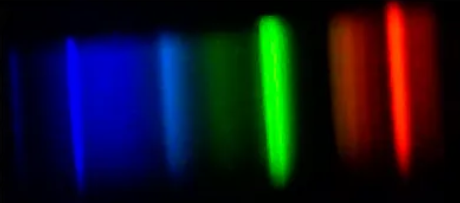
#> input picture samples/sample_spectrum.png, 460 x 203 px; its folder holds only this picture in this run
$ python -i pyspectrometer_image_folder.py   (imports and definitions only)
#> lines starting #> are read from the running program, lines starting #| are printed output that depends on the picture; after the words box and inside, x2 and y2 are one past the last pixel; in counts of white or black regions, pixels touching at a corner belong together
#!/usr/bin/python3
'''
PySpectrometer - Image Folder Edition
Based on: Python Picam/Webcam Spectrometer, Les Wright May 2021
          V3.1 modifications, Florian Ragwitz

*** MODIFIED VERSION ***
This version replaces the live camera feed with static spectrum images
loaded from a folder or single file on disk. This lets you calibrate and analyze
previously captured spectrum photos when you don't have a spectrometer
unit connected.

Usage:
    python pyspectrometer_image_folder.py --folder /path/to/images
    python pyspectrometer_image_folder.py --folder /path/to/image.png
    python pyspectrometer_image_folder.py --folder /path/to/images -c 72:400,304:530

Controls:
    Open Folder   - choose a folder of images
    Open Image    - choose a single image file
    < Prev / Next >  - step through images in the folder
    Click graph   - set calibration points
    Calibrate     - lock in wavelength calibration from two points/values
    Clear         - reset calibration points to click new ones
    Peak Width / Threshold / Filter - peak-detection controls
    Peak Hold     - accumulate max intensity across images
    Snapshot      - save current graph as .jpg and data as .csv
'''

import os
import csv
import glob
import re
import tkinter
import tkinter.font as tkFont
from tkinter import filedialog, messagebox
import cv2
import PIL.Image
import PIL.ImageTk
import PIL.ImageOps
import time
import numpy as np
from scipy.signal import savgol_filter
import peakutils
import argparse

IMAGE_EXTENSIONS = (
    '.jpg', '.jpeg', '.png', '.bmp', '.tif', '.tiff',
    '.webp', '.jfif', '.ppm', '.pgm', '.pbm', '.gif'
)


class App:
    DEFAULT_CALIBRATION = ((72, 405), (304, 532))

    def __init__(self, args, window, window_title):
        self.window = window

        self.window.geometry("660x615")
        self.window.resizable(width=False, height=False)
        self.window.title(window_title)
        self.def_font = tkinter.font.nametofont("TkDefaultFont")
        self.def_font.config(size=9)

        initial_cal = args.calibration or App.DEFAULT_CALIBRATION
        self.src = ImageSpectrometer(initial_cal)

        # Canvas image IDs for efficient item reuse
        self.img_id0 = None
        self.img_id1 = None
        self.photo = None
        self.photo2 = None

        # Calibration point tracking
        self.point1 = initial_cal[0][0]
        self.point2 = initial_cal[1][0]

        # [16 lines left out: functions select_points, clear_points, not called in this run]

        def peakwidth(event):
            setattr(self.src, 'mindist', event)

        def peakthresh(event):
            setattr(self.src, 'thresh', event)

        def savfilter(event):
            setattr(self.src, 'savpoly', event)

        # [34 lines left out: functions snapshot, peakhold, not called in this run]

        def prev_image():
            self.src.prev_image()
            self.update_filename_label()

        def next_image():
            self.src.next_image()
            self.update_filename_label()

        # ---------------- Frames ----------------
        self.top_frame = tkinter.Frame(window, width=640, height=240)
        self.top_frame.grid(row=0, column=0, padx=10, pady=5)
        self.mid_frame = tkinter.Frame(window, width=640, height=30)
        self.mid_frame.grid(row=1, column=0, padx=10, pady=0)
        self.bottom_frame = tkinter.Frame(window, width=640, height=255)
        self.bottom_frame.grid(row=2, column=0, padx=10, pady=5)

        # Control frame (calibration UI)
        self.control_frame = tkinter.Frame(self.top_frame, width=324)
        self.control_frame.grid(row=0, column=0, padx=0, pady=0)

        # Folder & file picker buttons
        self.btn_subframe = tkinter.Frame(self.control_frame)
        self.btn_subframe.grid(row=0, column=0, columnspan=3, pady=(0, 10), sticky='we')
        self.folderbtn = tkinter.Button(self.btn_subframe, text="Open Folder...", width=14, command=self.open_folder)
        self.folderbtn.pack(side=tkinter.LEFT, padx=(0, 4), expand=True, fill=tkinter.X)
        self.filebtn = tkinter.Button(self.btn_subframe, text="Open Image...", width=14, command=self.open_file)
        self.filebtn.pack(side=tkinter.LEFT, padx=(4, 0), expand=True, fill=tkinter.X)

        self.lbl1 = tkinter.Label(self.control_frame, text="Wavelength 1:")
        self.lbl1.grid(row=1, column=0)
        self.lbl2 = tkinter.Label(self.control_frame, text="Wavelength 2:")
        self.lbl2.grid(row=2, column=0)
        self.txt1 = tkinter.Entry(self.control_frame, width=6)
        self.txt1.grid(row=1, column=1, sticky='w')
        self.txt2 = tkinter.Entry(self.control_frame, width=6)
        self.txt2.grid(row=2, column=1, sticky='w')
        self.marker1 = tkinter.Label(self.control_frame, text=str(initial_cal[0][0]), width=19, borderwidth=2, relief="sunken")
        self.marker1.grid(row=1, column=2, padx=0, pady=5)
        self.marker2 = tkinter.Label(self.control_frame, text=str(initial_cal[1][0]), width=19, borderwidth=2, relief="sunken")
        self.marker2.grid(row=2, column=2, padx=0, pady=5)
        self.txt1.insert(0, str(initial_cal[0][1]))
        self.txt2.insert(0, str(initial_cal[1][1]))

        self.calbutton = tkinter.Button(self.control_frame, text="Calibrate", width=8, fg="yellow", bg="red", activebackground='red', command=self.calibrate)
        self.calbutton.grid(row=4, column=0, columnspan=1, pady=8)
        self.clrbutton = tkinter.Button(self.control_frame, text="Clear", command=clear_points)
        self.clrbutton.grid(row=4, column=2, pady=8)

        # Loaded-image preview canvas
        self.canvas0 = tkinter.Canvas(self.top_frame, width=317, height=238, borderwidth=2, relief="sunken")
        self.canvas0.grid(row=0, column=2, padx=(10, 0))

        # ---------------- Image navigation row ----------------
        self.prevbtn = tkinter.Button(self.mid_frame, text="< Prev", width=8, command=prev_image)
        self.prevbtn.grid(row=0, column=0, padx=4)
        self.filename_lbl = tkinter.Label(self.mid_frame, text="No folder loaded", width=60, anchor="center")
        self.filename_lbl.grid(row=0, column=1, padx=4)
        self.nextbtn = tkinter.Button(self.mid_frame, text="Next >", width=8, command=next_image)
        self.nextbtn.grid(row=0, column=2, padx=4)

        # ---------------- Graph canvas ----------------
        self.canvas1 = tkinter.Canvas(self.bottom_frame, width=634, height=252, borderwidth=2, relief="sunken", cursor="tcross")
        self.canvas1.bind("<Button-1>", select_points)
        self.canvas1.grid(row=0, column=0, padx=0, pady=0, columnspan=8)

        self.lbpeak = tkinter.Label(self.bottom_frame, text="Peak Width:")
        self.lbpeak.grid(row=1, column=0, pady=20, sticky="nw")
        self.peakwidth = tkinter.Scale(self.bottom_frame, from_=0, to=100, orient="horizontal", command=peakwidth)
        self.peakwidth.grid(row=1, column=1, padx=0, pady=2, sticky="n")
        self.peakwidth.set(50)

        self.lbthresh = tkinter.Label(self.bottom_frame, text="Threshold:")
        self.lbthresh.grid(row=1, column=2, pady=20, sticky="n")
        self.thresh = tkinter.Scale(self.bottom_frame, from_=0, to=100, orient="horizontal", command=peakthresh)
        self.thresh.grid(row=1, column=3, padx=0, pady=2, sticky="n")
        self.thresh.set(20)

        self.lbfilt = tkinter.Label(self.bottom_frame, text="Filter:")
        self.lbfilt.grid(row=1, column=4, pady=20, sticky="n")
        self.filt = tkinter.Scale(self.bottom_frame, from_=0, to=16, orient="horizontal", command=savfilter)
        self.filt.grid(row=1, column=5, padx=0, pady=2, sticky="n")
        self.filt.set(7)

        self.peakholdbtn = tkinter.Button(self.bottom_frame, text="Peak Hold", width=6, fg="black", bg="yellow", activebackground='yellow', command=peakhold)
        self.peakholdbtn.grid(row=1, column=6, padx=0, pady=0)

        self.snapshotbtn = tkinter.Button(self.bottom_frame, text="Snapshot", width=6, command=snapshot)
        self.snapshotbtn.grid(row=1, column=7, padx=0, pady=0)

        # Load initial folder/file if provided, else prompt
        start_path = args.folder
        if start_path and (os.path.isdir(start_path) or os.path.isfile(start_path)):
            self.src.load_folder(start_path)
        else:
            self.window.after(100, self.open_folder)

        self.update_filename_label()
        self.calibrate()

        self.delay = 100
        self.update()
        self.window.mainloop()

    # [22 lines left out: functions open_folder, open_file, not called in this run]

    def update_filename_label(self):
        name = self.src.current_filename()
        count = self.src.image_count()
        idx = self.src.current_index() + 1 if count else 0
        if name:
            self.filename_lbl.configure(text=f"[{idx}/{count}]  {name}")
        else:
            self.filename_lbl.configure(text="No folder loaded")

    def calibrate(self):
        try:
            p1 = int(round(float(self.point1)))
            p2 = int(round(float(self.point2)))
        except (ValueError, TypeError):
            messagebox.showwarning("Calibration error", "Please select two points on the graph by clicking on it before calibrating.")
            return

        try:
            wl1 = float(self.txt1.get().strip())
            wl2 = float(self.txt2.get().strip())
            if wl1.is_integer():
                wl1 = int(wl1)
            if wl2.is_integer():
                wl2 = int(wl2)
        except ValueError:
            messagebox.showerror("Calibration error", "Please enter valid numeric wavelengths for both points.")
            return

        if p1 == p2:
            messagebox.showerror("Calibration error", "Calibration points cannot be at the same pixel position.")
            return
        if wl1 == wl2:
            messagebox.showerror("Calibration error", "Calibration wavelengths must be different values.")
            return

        calibration = ((p1, wl1), (p2, wl2))
        self.src.recalibrate(calibration)
        self.calbutton.configure(text="Calibrated", fg="black", bg="yellow", activebackground='yellow')

    def update(self):
        ret, frame = self.src.get_frame()
        ret2, graphdata = self.src.get_graph()
        if ret:
            self.photo = PIL.ImageTk.PhotoImage(image=PIL.Image.fromarray(frame))
            if self.img_id0 is None:
                self.img_id0 = self.canvas0.create_image(0, 0, image=self.photo, anchor=tkinter.NW)
            else:
                self.canvas0.itemconfig(self.img_id0, image=self.photo)
        if ret2:
            self.photo2 = PIL.ImageTk.PhotoImage(image=PIL.Image.fromarray(graphdata[0]))
            if self.img_id1 is None:
                self.img_id1 = self.canvas1.create_image(0, 0, image=self.photo2, anchor=tkinter.NW)
            else:
                self.canvas1.itemconfig(self.img_id1, image=self.photo2)
        self.window.after(self.delay, self.update)


class ImageSpectrometer:
    '''
    Drop-in replacement for MyVideoCapture class.
    Loads static images from disk and performs spectrometer analysis
    on the current loaded image.
    '''

    def __init__(self, calibration):
        self.calibration = calibration

        # Peak-detection & filter settings
        self.mindist = 50
        self.thresh = 20
        self.savpoly = 7
        self.holdpeaks = False

        self.image_paths = []
        self.index = 0
        self.frame = None          # Currently loaded BGR image (full size)
        self.intensity = [0] * 636  # Persists across images when Peak Hold is on

    # ---------- Folder / file handling ----------

    def load_folder(self, target):
#> called with target = 'samples'
        if not target:
            return False

        target = os.path.abspath(target)
        selected_file = None
        if os.path.isfile(target):
            selected_file = target
            folder = os.path.dirname(target)
        elif os.path.isdir(target):
            folder = target
        else:
            return False

        try:
            entries = os.listdir(folder)
        except Exception:
            return False

        valid_exts = set(IMAGE_EXTENSIONS)
        paths = []
        for entry in entries:
            ext = os.path.splitext(entry)[1].lower()
            if ext in valid_exts:
                paths.append(os.path.join(folder, entry))

        # Natural alphanumeric sorting
        def natural_sort_key(s):
            return [int(text) if text.isdigit() else text.lower() for text in re.split(r'(\d+)', os.path.basename(s))]

        paths = sorted(paths, key=natural_sort_key)
        if not paths:
            return False

        self.image_paths = paths
        if selected_file and selected_file in paths:
            self.index = paths.index(selected_file)
        else:
            self.index = 0
        self.intensity = [0] * 636
        self._load_current()
        return True

    def _load_current(self):
        if not self.image_paths:
            self.frame = None
            return
        path = self.image_paths[self.index]
        img = None

        # 1. Try decoding binary stream (handles Windows unicode/spaces in path)
        try:
            img_data = np.fromfile(path, dtype=np.uint8)
            img = cv2.imdecode(img_data, cv2.IMREAD_COLOR)
#> img is the input picture: shape (203, 460, 3); mean B, G, R 33.6, 20.3, 19.9
#> (the call stopped at in calibrate, `wl1 = float(self.txt1.get().strip())`: tkinter is not available in this run)
        except Exception:
            pass

        # 2. Try PIL with EXIF orientation correction
        if img is None:
            try:
                with PIL.Image.open(path) as pil_img:
                    pil_img = PIL.ImageOps.exif_transpose(pil_img)
                    pil_img = pil_img.convert('RGB')
                    img = cv2.cvtColor(np.array(pil_img), cv2.COLOR_RGB2BGR)
            except Exception:
                pass

        # 3. Standard OpenCV fallback
        if img is None:
            try:
                img = cv2.imread(path, cv2.IMREAD_COLOR)
            except Exception:
                img = None

        # Format normalization: Ensure 3-channel BGR format
        if img is not None:
            if len(img.shape) == 2:
                img = cv2.cvtColor(img, cv2.COLOR_GRAY2BGR)
            elif img.shape[2] == 4:
                img = cv2.cvtColor(img, cv2.COLOR_BGRA2BGR)

        self.frame = img

    # [11 lines left out: functions next_image, prev_image, not called in this run]

    def current_filename(self):
        if not self.image_paths:
            return None
        return os.path.basename(self.image_paths[self.index])

    def current_index(self):
        return self.index

    def image_count(self):
        return len(self.image_paths)

    def recalibrate(self, calibration):
        self.calibration = calibration

    # ---------- Preview frame ----------

    def get_frame(self):
        if self.frame is None:
            return (False, None)
        frame = cv2.resize(self.frame, (320, 240))
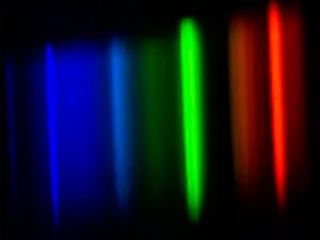
#> frame: shape (240, 320, 3); mean B, G, R 33.6, 20.2, 19.9
        cv2.line(frame, (0, 120), (320, 120), (255, 255, 255), 1)
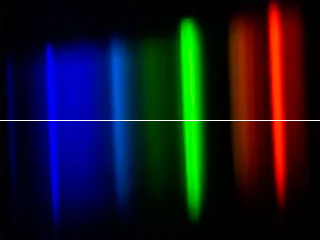
#> frame: shape (240, 320, 3); 0.42% of pixels changed, all inside (x1, y1, x2, y2) = (0, 120, 320, 121)
#> in update, `ret, frame = self.src.get_frame()`: ret = True
        return (True, cv2.cvtColor(frame, cv2.COLOR_BGR2RGB))

    # ---------- Wavelength to RGB ----------

    def wavelength_to_rgb(self, nm):
        gamma = 0.8
        max_intensity = 255
        factor = 0
        rgb = {"R": 0, "G": 0, "B": 0}

        if 380 <= nm <= 439:
            rgb["R"] = -(nm - 440) / (440 - 380)
            rgb["G"] = 0.0
            rgb["B"] = 1.0
        elif 440 <= nm <= 489:
            rgb["R"] = 0.0
            rgb["G"] = (nm - 440) / (490 - 440)
            rgb["B"] = 1.0
        elif 490 <= nm <= 509:
            rgb["R"] = 0.0
            rgb["G"] = 1.0
            rgb["B"] = -(nm - 510) / (510 - 490)
        elif 510 <= nm <= 579:
            rgb["R"] = (nm - 510) / (580 - 510)
            rgb["G"] = 1.0
            rgb["B"] = 0.0
        elif 580 <= nm <= 644:
            rgb["R"] = 1.0
            rgb["G"] = -(nm - 645) / (645 - 580)
            rgb["B"] = 0.0
        elif 645 <= nm <= 780:
            rgb["R"] = 1.0
            rgb["G"] = 0.0
            rgb["B"] = 0.0

        if 380 <= nm <= 419:
            factor = 0.3 + 0.7 * (nm - 380) / (420 - 380)
        elif 420 <= nm <= 700:
            factor = 1.0
        elif 701 <= nm <= 780:
            factor = 0.3 + 0.7 * (780 - nm) / (780 - 700)

        for k in rgb:
            if rgb[k] > 0:
                rgb[k] = int(max_intensity * ((rgb[k] * factor) ** gamma))
            else:
                rgb[k] = 0

        return (rgb["R"], rgb["G"], rgb["B"])

    # ---------- Core analysis ----------

    def get_graph(self):
        if self.frame is None:
            return (False, None)

        piwidth = 636
        bwimage = cv2.cvtColor(self.frame, cv2.COLOR_BGR2GRAY)
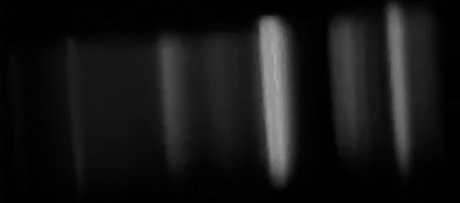
#> bwimage: shape (203, 460); min 0, max 171, mean 21.7
        rows, cols = bwimage.shape
#> rows = 203; cols = 460

        # Ensure image width matches spectrometer analysis width (640 px = 636 px graph + 4 px margin)
        if cols != piwidth + 4:
            scale = (piwidth + 4) / cols
#> scale = 1.39
            new_height = max(1, int(rows * scale))
#> new_height = 282
            bwimage = cv2.resize(bwimage, (piwidth + 4, new_height))
#> bwimage: shape (282, 640)
            rows, cols = bwimage.shape
#> rows = 282; cols = 640

        graph = np.zeros([255, piwidth, 3], dtype=np.uint8)
        graph.fill(255)

        pxrange = abs(self.calibration[0][0] - self.calibration[1][0])
        nmrange = abs(self.calibration[0][1] - self.calibration[1][1])
        if pxrange == 0 or nmrange == 0:
            return (False, None)
        pxpernm = pxrange / nmrange
        nmperpx = nmrange / pxrange
        zero = self.calibration[0][1] - (self.calibration[0][0] / pxpernm)
        scalezero = zero
        prevposition = 0
        textoffset = 12
        font = cv2.FONT_HERSHEY_SIMPLEX

        for i in range(piwidth):
            position = round(zero)
            if position != prevposition:
                if position % 10 == 0:
                    cv2.line(graph, (i, 15), (i, 255), (200, 200, 200), 1)
                if position % 50 == 0:
                    cv2.line(graph, (i, 15), (i, 255), (0, 0, 0), 1)
                    cv2.putText(graph, str(position) + 'nm', (i - textoffset, 12), font, 0.4, (0, 0, 0), 1, cv2.LINE_AA)
            zero += nmperpx
            prevposition = position

        for i in range(255):
            if i != 0 and i % 51 == 0:
                cv2.line(graph, (0, i), (piwidth, i), (100, 100, 100), 1)

        halfway = int(rows / 2)
#> halfway = 141
        for i in range(cols - 4):
            data = int(bwimage[halfway, i])
            if self.holdpeaks:
                if data > self.intensity[i]:
                    self.intensity[i] = data
            else:
                self.intensity[i] = data
#> this loop made 636 passes
#> data on passes 1 to 3: 4, 3, 2
#> after the loop, self.intensity = 636 values, max 161 at index 386, min 0 at index 3, mean 32.48

        if not self.holdpeaks:
            self.intensity = savgol_filter(self.intensity, 17, int(self.savpoly))
#> self.intensity = 636 values, max 159.6 at index 386, min 0.746 at index 456, mean 32.48
        self.intensity = np.clip(np.array(self.intensity).astype(int), 0, 255)
#> self.intensity = 636 values, max 159 at index 385, min 0 at index 3, mean 31.98

        wavelengthdata = []
        index = 0
        for i in self.intensity:
            wavelength = (scalezero + (index / pxpernm))
            wl_display = round(wavelength, 1)
            wavelength = round(wavelength)
            wavelengthdata.append(wl_display)
            r, g, b = self.wavelength_to_rgb(wavelength)
            cv2.line(graph, (index, 255), (index, 255 - i), (r, g, b), 1)
            cv2.line(graph, (index, 254 - i), (index, 255 - i), (0, 0, 0), 1, cv2.LINE_AA)
            index += 1
#> this loop made 636 passes
#> (i, wavelength, wl_display, factor in wavelength_to_rgb, r, b) on passes 1, 3, 4: (4, 366, 365.6, 0, 0, 0), (1, 367, 366.7, 0, 0, 0), (0, 367, 367.2, 0, 0, 0)
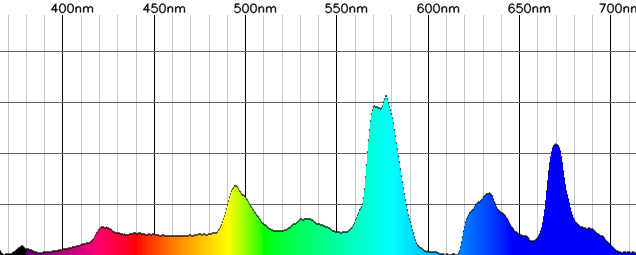
#> graph: shape (255, 636, 3); mean of channels 0, 1, 2 235.1, 233.1, 221.1; drawn as B, G, R

        thresh = int(self.thresh)
        max_intensity = max(self.intensity) if max(self.intensity) > 0 else 1
        indexes = peakutils.indexes(self.intensity, thres=thresh / max_intensity, min_dist=int(self.mindist))
        for i in indexes:
            height = self.intensity[i]
            height = 245 - height
            wavelength = scalezero + (i / pxpernm)
            wl_str = f"{wavelength:.1f}" if wavelength % 1 >= 0.05 and wavelength % 1 <= 0.95 else f"{int(round(wavelength))}"
            label_text = f"{wl_str}nm"
            text_size = cv2.getTextSize(label_text, font, 0.4, 1)[0]
            box_w = text_size[0] + 6
            cv2.rectangle(graph, ((i - textoffset) - 2, height + 3), ((i - textoffset) + box_w, height - 11), (255, 255, 0), -1)
            cv2.rectangle(graph, ((i - textoffset) - 2, height + 3), ((i - textoffset) + box_w, height - 11), (0, 0, 0), 1)
            cv2.putText(graph, label_text, (i - textoffset, height), font, 0.4, (0, 0, 0), 1, cv2.LINE_AA)

        return (True, [graph, wavelengthdata, self.intensity])


def arg_parser() -> argparse.ArgumentParser:
    # [25 lines left out: function parse_calibration, not called in this run]

    parser = argparse.ArgumentParser(description="Analyze pre-captured spectrum images from a folder or file.")
    parser.add_argument('-c', '--calibration', type=parse_calibration,
                        help="e.g. -c 72:400,304:530 (pixel:nm,pixel:nm)")
    parser.add_argument('-f', '--folder', type=str,
                        help="Folder containing spectrum images or specific image file to analyze")
    return parser


def main():
    """Main entry point for PySpectrometer Image Folder Edition."""
    parser = arg_parser()
    args = parser.parse_args()
    root = tkinter.Tk()
    App(args, root, "PySpectrometer - Image Folder Edition")
#> (the call stopped at in get_graph, `indexes = peakutils.indexes(self.intensity, thres=thresh / max_intensi..`: peakutils is not available in this run)
    return 0


# [3 lines not run here, left out]

>>> result = main()
